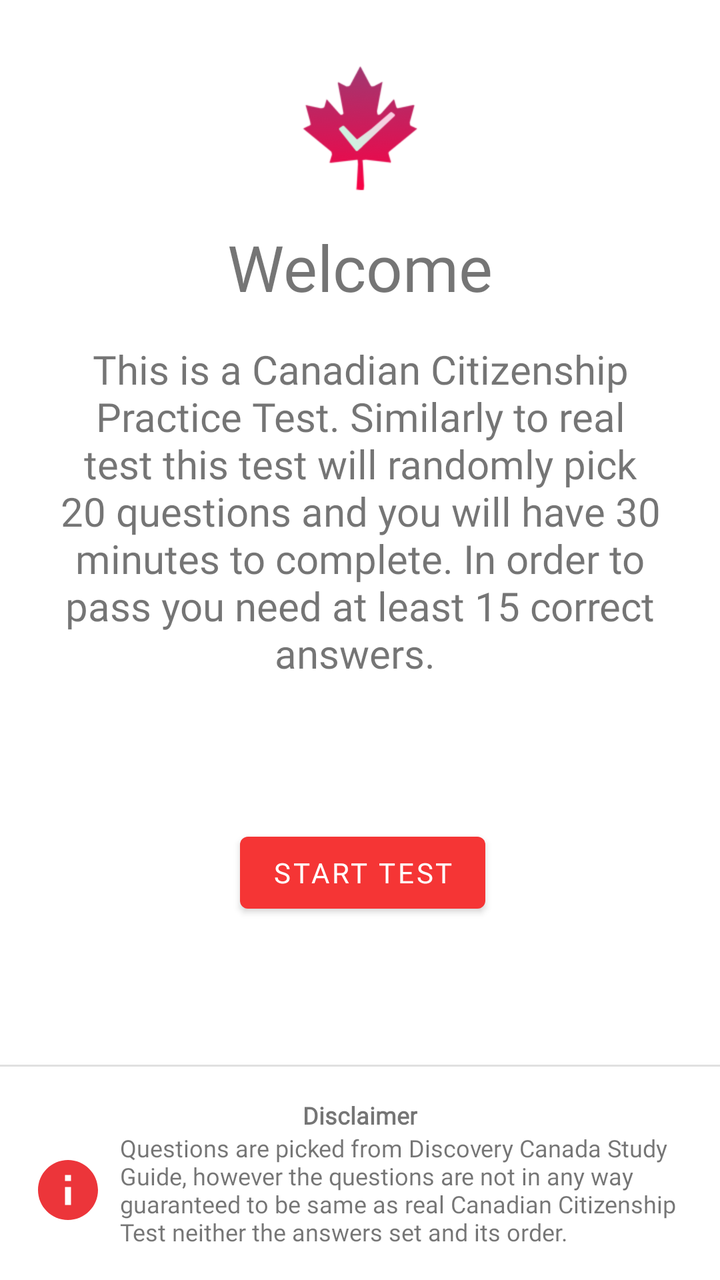
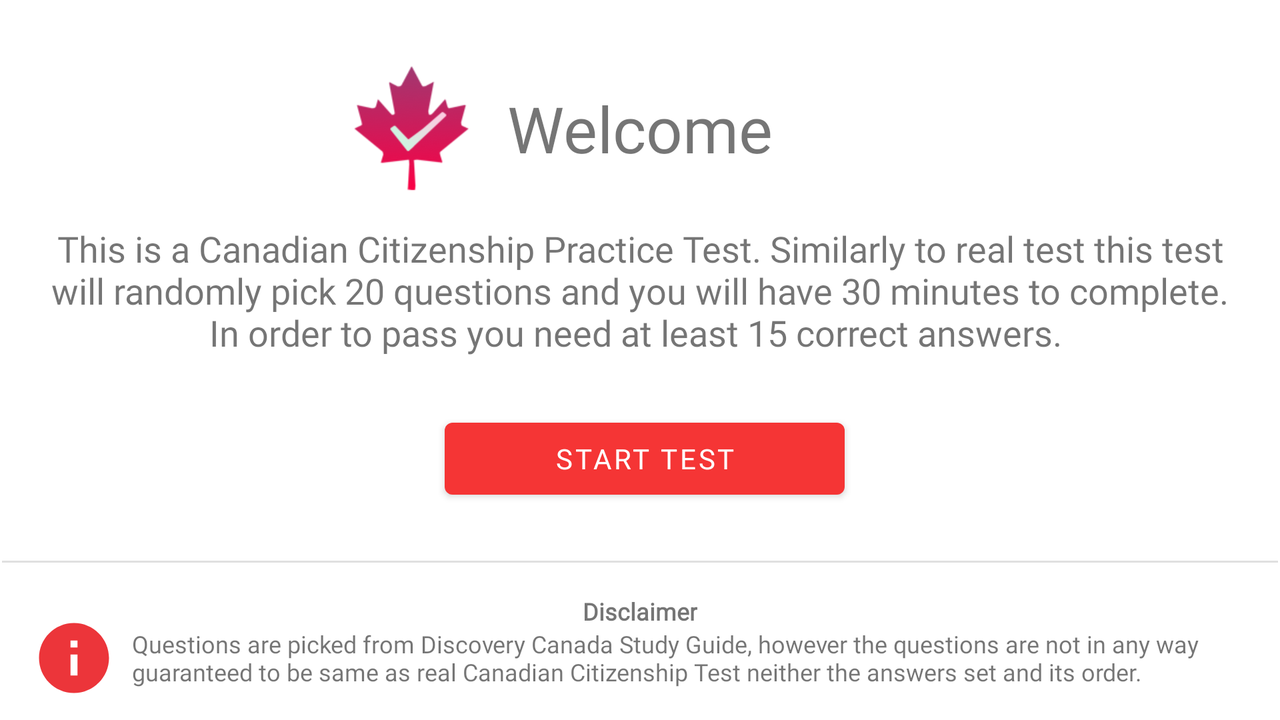

One screen, two layout resources from the same app: the default and the repository's alternative for another configuration. Each is rendered where Android would select it; the XML of both is given below.
<!-- AndroidManifest.xml: application theme Theme.CitizenshipTestCanada -->
<!-- res/layout/intro_fragment.xml -->
<?xml version="1.0" encoding="utf-8"?>
<androidx.constraintlayout.widget.ConstraintLayout xmlns:android="http://schemas.android.com/apk/res/android"
    xmlns:app="http://schemas.android.com/apk/res-auto"
    xmlns:tools="http://schemas.android.com/tools"
    android:layout_width="match_parent"
    android:layout_height="match_parent"
    android:visibility="visible"
    tools:context=".IntroFragment">

    <Button
        android:id="@+id/startTest"
        android:layout_width="wrap_content"
        android:layout_height="wrap_content"
        android:text="Start Test"
        android:fontFamily="@font/roboto"
        app:layout_constraintBottom_toTopOf="@+id/divider"
        app:layout_constraintEnd_toEndOf="parent"
        app:layout_constraintHorizontal_bias="0.505"
        app:layout_constraintStart_toStartOf="parent"
        app:layout_constraintTop_toBottomOf="@+id/textView3" />

    <TextView
        android:id="@+id/textView2"
        android:layout_width="wrap_content"
        android:layout_height="wrap_content"
        android:layout_marginStart="16dp"
        android:layout_marginLeft="16dp"
        android:layout_marginTop="16dp"
        android:layout_marginEnd="16dp"
        android:layout_marginRight="16dp"
        android:fontFamily="@font/roboto"
        android:lines="1"
        android:text="Welcome"
        android:textSize="32sp"
        app:layout_constraintEnd_toEndOf="parent"
        app:layout_constraintStart_toStartOf="parent"
        app:layout_constraintTop_toBottomOf="@+id/imageView" />

    <TextView
        android:id="@+id/textView3"
        android:layout_width="0dp"
        android:layout_height="wrap_content"
        android:layout_marginStart="16dp"
        android:layout_marginLeft="16dp"
        android:layout_marginTop="16dp"
        android:layout_marginEnd="16dp"
        android:layout_marginRight="16dp"
        android:fontFamily="@font/roboto"
        android:gravity="center_horizontal"
        android:text="This is a Canadian Citizenship Practice Test. Similarly to real test this test will randomly pick 20 questions and you will have 30 minutes to complete. In order to pass you need at least 15 correct answers. "
        android:textSize="20sp"
        app:layout_constraintEnd_toEndOf="parent"
        app:layout_constraintStart_toStartOf="parent"
        app:layout_constraintTop_toBottomOf="@+id/textView2" />

    <TextView
        android:id="@+id/textView4"
        android:layout_width="wrap_content"
        android:layout_height="wrap_content"
        android:fontFamily="@font/roboto"
        android:text="Disclaimer"
        android:textSize="12sp"
        android:textStyle="bold"
        app:layout_constraintBottom_toTopOf="@+id/textView5"
        app:layout_constraintEnd_toEndOf="parent"
        app:layout_constraintStart_toStartOf="parent" />

    <TextView
        android:id="@+id/textView5"
        android:layout_width="0dp"
        android:layout_height="wrap_content"
        android:layout_marginStart="8dp"
        android:layout_marginLeft="8dp"
        android:layout_marginEnd="16dp"
        android:layout_marginRight="16dp"
        android:layout_marginBottom="16dp"
        android:fontFamily="@font/roboto"
        android:text="Questions are picked from Discovery Canada Study Guide, however the questions are not in any way guaranteed to be same as real Canadian Citizenship Test neither the answers set and its order."
        android:textSize="12sp"
        app:layout_constraintBottom_toBottomOf="parent"
        app:layout_constraintEnd_toEndOf="parent"
        app:layout_constraintStart_toEndOf="@+id/about" />

    <View
        android:id="@+id/divider"
        android:layout_width="409dp"
        android:layout_height="1dp"
        android:layout_marginStart="1dp"
        android:layout_marginLeft="1dp"
        android:layout_marginEnd="1dp"
        android:layout_marginRight="1dp"
        android:layout_marginBottom="16dp"
        android:background="?android:attr/listDivider"
        app:layout_constraintBottom_toTopOf="@+id/textView4"
        app:layout_constraintEnd_toEndOf="parent"
        app:layout_constraintStart_toStartOf="parent" />

    <ProgressBar
        android:id="@+id/startProgress"
        style="?android:attr/progressBarStyle"
        android:layout_width="32dp"
        android:layout_height="32dp"
        android:layout_marginEnd="8dp"
        android:layout_marginRight="8dp"
        android:visibility="invisible"
        app:layout_constraintBottom_toBottomOf="@+id/startTest"
        app:layout_constraintEnd_toStartOf="@+id/startTest"
        app:layout_constraintTop_toTopOf="@+id/startTest" />

    <ImageView
        android:id="@+id/imageView"
        android:layout_width="64dp"
        android:layout_height="64dp"
        android:layout_marginTop="32dp"
        android:src="@drawable/icon"
        app:layout_constraintEnd_toEndOf="parent"
        app:layout_constraintHorizontal_bias="0.5"
        app:layout_constraintStart_toStartOf="parent"
        app:layout_constraintTop_toTopOf="parent" />


    <ImageView
        android:id="@+id/about"
        android:layout_width="36dp"
        android:layout_height="36dp"
        android:layout_marginStart="16dp"
        android:layout_marginLeft="16dp"
        android:src="@drawable/info_32"
        app:layout_constraintBottom_toBottomOf="@+id/textView5"
        app:layout_constraintStart_toStartOf="parent"
        app:layout_constraintTop_toBottomOf="@+id/textView4" />

</androidx.constraintlayout.widget.ConstraintLayout>
<!-- resources referenced by this layout -->
<resources>
  <!-- drawable icon: png bitmap (drawable, 12275 bytes) -->
  <!-- drawable info_32 (drawable) -->
  <vector android:height="32dp" android:tint="#EC353A"
      android:viewportHeight="24" android:viewportWidth="24"
      android:width="32dp" xmlns:android="http://schemas.android.com/apk/res/android">
      <path android:fillColor="@android:color/white" android:pathData="M12,2C6.48,2 2,6.48 2,12s4.48,10 10,10 10,-4.48 10,-10S17.52,2 12,2zM13,17h-2v-6h2v6zM13,9h-2L11,7h2v2z"/>
  </vector>
  <style name="Theme.CitizenshipTestCanada" parent="Theme.MaterialComponents.DayNight.NoActionBar">
          
          <item name="colorPrimary">#F53535</item>
          <item name="colorPrimaryVariant">#A31C1C</item>
          <item name="colorOnPrimary">#FFFFFF</item>
          
          <item name="colorSecondary">@color/colorPrimary</item>
          <item name="colorSecondaryVariant">@color/colorPrimaryVariant</item>
          <item name="colorOnSecondary">@color/colorOnPrimary</item>
  
          <item name="android:textColorPrimary">@color/text_main</item>
          <item name="android:textColorSecondary">@color/textLabel</item>
  
          
          <item name="android:statusBarColor" tools:targetApi="l">?attr/colorPrimaryVariant</item>
          
      </style>
  <color name="colorPrimary">#F53535</color>
  <color name="colorPrimaryVariant">#CF2121</color>
  <color name="colorOnPrimary">#DEDEDE</color>
  <color name="text_main">#131313</color>
  <color name="textLabel">#99131313</color>
</resources>
<!-- res/layout-land/intro_fragment.xml (the repository's variant of the layout above) -->
<!-- drawn on the phone turned sideways -->
<?xml version="1.0" encoding="utf-8"?>
<androidx.constraintlayout.widget.ConstraintLayout xmlns:android="http://schemas.android.com/apk/res/android"
    xmlns:app="http://schemas.android.com/apk/res-auto"
    xmlns:tools="http://schemas.android.com/tools"
    android:layout_width="match_parent"
    android:layout_height="match_parent"
    android:visibility="visible"
    tools:context=".IntroFragment">

    <Button
        android:id="@+id/startTest"
        android:layout_width="wrap_content"
        android:layout_height="wrap_content"
        android:layout_marginTop="16dp"
        android:layout_marginBottom="16dp"
        android:fontFamily="@font/roboto"
        android:text="Start Test"
        android:minWidth="200dp"
        app:layout_constraintBottom_toTopOf="@+id/divider"
        app:layout_constraintEnd_toEndOf="parent"
        app:layout_constraintHorizontal_bias="0.505"
        app:layout_constraintStart_toStartOf="parent"
        app:layout_constraintTop_toBottomOf="@+id/textView3" />

    <TextView
        android:id="@+id/textView2"
        android:layout_width="wrap_content"
        android:layout_height="wrap_content"
        android:layout_marginStart="16dp"
        android:layout_marginLeft="16dp"
        android:layout_marginEnd="16dp"
        android:layout_marginRight="16dp"
        android:fontFamily="@font/roboto"
        android:lines="1"
        android:text="Welcome"
        android:textSize="32sp"
        app:autoSizeMaxTextSize="32sp"
        app:autoSizeMinTextSize="20sp"
        app:layout_constraintBottom_toBottomOf="@+id/imageView"
        app:layout_constraintEnd_toEndOf="parent"
        app:layout_constraintStart_toStartOf="parent"
        app:layout_constraintTop_toTopOf="@+id/imageView" />

    <TextView
        android:id="@+id/textView3"
        android:layout_width="0dp"
        android:layout_height="wrap_content"
        android:layout_marginStart="24dp"
        android:layout_marginLeft="24dp"
        android:layout_marginTop="16dp"
        android:layout_marginEnd="24dp"
        android:layout_marginRight="24dp"
        android:fontFamily="@font/roboto"
        android:gravity="center_horizontal"
        android:text="This is a Canadian Citizenship Practice Test. Similarly to real test this test will randomly pick 20 questions and you will have 30 minutes to complete. In order to pass you need at least 15 correct answers. "
        android:textSize="18sp"
        app:autoSizeMaxTextSize="20sp"
        app:autoSizeMinTextSize="14sp"
        app:layout_constraintEnd_toEndOf="parent"
        app:layout_constraintStart_toStartOf="parent"
        app:layout_constraintTop_toBottomOf="@+id/imageView" />

    <TextView
        android:id="@+id/textView4"
        android:layout_width="wrap_content"
        android:layout_height="wrap_content"
        android:fontFamily="@font/roboto"
        android:text="Disclaimer"
        android:textSize="12sp"
        android:textStyle="bold"
        app:layout_constraintBottom_toTopOf="@+id/textView5"
        app:layout_constraintEnd_toEndOf="parent"
        app:layout_constraintStart_toStartOf="parent" />

    <TextView
        android:id="@+id/textView5"
        android:layout_width="0dp"
        android:layout_height="wrap_content"
        android:layout_marginStart="8dp"
        android:layout_marginLeft="8dp"
        android:layout_marginEnd="16dp"
        android:layout_marginRight="16dp"
        android:layout_marginBottom="16dp"
        android:fontFamily="@font/roboto"
        android:text="Questions are picked from Discovery Canada Study Guide, however the questions are not in any way guaranteed to be same as real Canadian Citizenship Test neither the answers set and its order."
        android:textSize="12sp"
        app:layout_constraintBottom_toBottomOf="parent"
        app:layout_constraintEnd_toEndOf="parent"
        app:layout_constraintStart_toEndOf="@+id/about" />

    <View
        android:id="@+id/divider"
        android:layout_width="0dp"
        android:layout_height="1dp"
        android:layout_marginStart="1dp"
        android:layout_marginLeft="1dp"
        android:layout_marginEnd="1dp"
        android:layout_marginRight="1dp"
        android:layout_marginBottom="16dp"
        android:background="?android:attr/listDivider"
        app:layout_constraintBottom_toTopOf="@+id/textView4"
        app:layout_constraintEnd_toEndOf="parent"
        app:layout_constraintStart_toStartOf="parent" />

    <ProgressBar
        android:id="@+id/startProgress"
        style="?android:attr/progressBarStyle"
        android:layout_width="32dp"
        android:layout_height="32dp"
        android:layout_marginEnd="8dp"
        android:layout_marginRight="8dp"
        android:visibility="invisible"
        app:layout_constraintBottom_toBottomOf="@+id/startTest"
        app:layout_constraintEnd_toStartOf="@+id/startTest"
        app:layout_constraintTop_toTopOf="@+id/startTest" />

    <ImageView
        android:id="@+id/imageView"
        android:layout_width="64dp"
        android:layout_height="64dp"
        android:layout_marginTop="32dp"
        android:layout_marginEnd="16dp"
        android:layout_marginRight="16dp"
        android:src="@drawable/icon"
        app:layout_constraintEnd_toStartOf="@+id/textView2"
        app:layout_constraintHorizontal_bias="1.0"
        app:layout_constraintStart_toStartOf="parent"
        app:layout_constraintTop_toTopOf="parent" />


    <ImageView
        android:id="@+id/about"
        android:layout_width="42dp"
        android:layout_height="42dp"
        android:layout_marginStart="16dp"
        android:layout_marginLeft="16dp"
        android:src="@drawable/info_32"
        app:layout_constraintBottom_toBottomOf="@+id/textView5"
        app:layout_constraintStart_toStartOf="parent"
        app:layout_constraintTop_toBottomOf="@+id/textView4" />

</androidx.constraintlayout.widget.ConstraintLayout>
